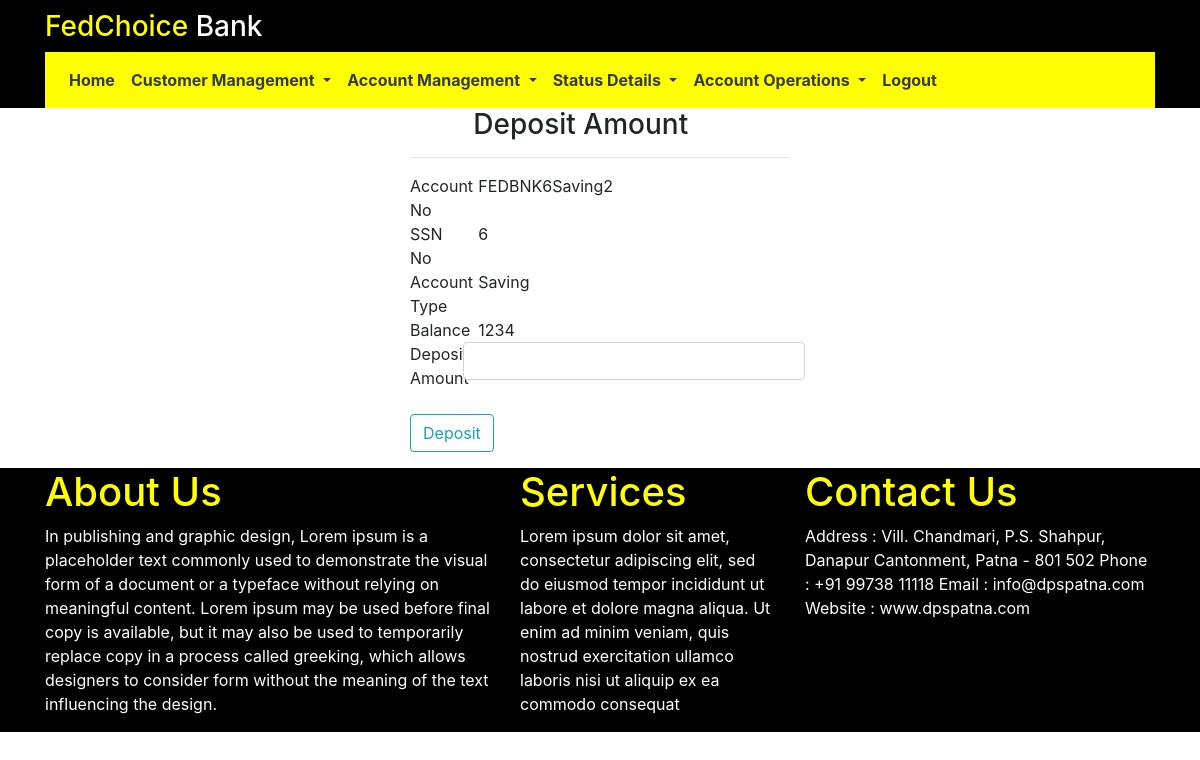
Page /finish_transfer?account_no=FEDBNK6Saving2 (signed in) on the committed database.
### RetailBank/models.py (models this page shows, shortened)
class Account(db.Model):
	account_no = db.Column(db.String(22),primary_key=True)
	ssd_id = db.Column(db.Integer,ForeignKey('customer.ssd_id'))
	account_type = db.Column(db.String(10),nullable=False)
	deposit_amount = db.Column(db.Integer,nullable=False)

### RetailBank/routes.py (the view, shortened to what this page needs)
@app.route('/finish_transfer',methods=['GET','POST'])
@login_required
def finish_transfer():
	account_no = request.args.get('account_no')
	acc = Account.query.filter_by(account_no=account_no).first()
	ssn_no = acc.ssd_id
	account_type = acc.account_type
	balance = acc.deposit_amount
	account_type = acc.account_type
	return render_template('deposit_money.html',account_no=account_no,ssn_no=ssn_no,account_type=account_type,balance=balance)

### RetailBank/models.py (called while the page is built)
@login_manager.user_loader
def load_user(user_id):
    return userstore.query.get(int(user_id))

### RetailBank/templates/deposit_money.html
{% extends 'base.html'%}
{% block content %}
<div class="row">
    <div class="col-md-4"></div>
    <div class="col-md-4">
        <h3 class="offset-2">Deposit Amount</h3>
        <hr>
        <div class="row">
            <div class="col-md-2">
                Account No
            </div>
            <div class="col-md-10">
                {{account_no}}
            </div>
        </div>
        <div class="row">
            <div class="col-md-2">
                SSN No
            </div>
            <div class="col-md-10">
                {{ssn_no}}
            </div>
        </div>
        <div class="row">
            <div class="col-md-2">
                Account Type
            </div>
            <div class="col-md-10">
                {{account_type}}
            </div>
        </div>
        <div class="row">
            <div class="col-md-2">
                Balance
            </div>
            <div class="col-md-10">
                {{balance}}
            </div>
        </div>
        <form action="" method="POST">
            <div class="form-group row">
                <label for="deposit_amount" class="col-md-2">Deposit Amount</label>
                <input type="text" name="deposit_amount" class="col-md-10 form-control">
            </div>
            <div class="form-group">
                <input type="submit" class="btn btn-outline-info" value="Deposit">
            </div>
        </form>
    </div>
    <div class="col-md-4"></div>
</div>
{% endblock %}

### rows in the picture
Account: account_no "FEDBNK6Saving2", account_type "Saving", deposit_amount "1234"

### other values in the picture
{{ ssn_no }} "6"
